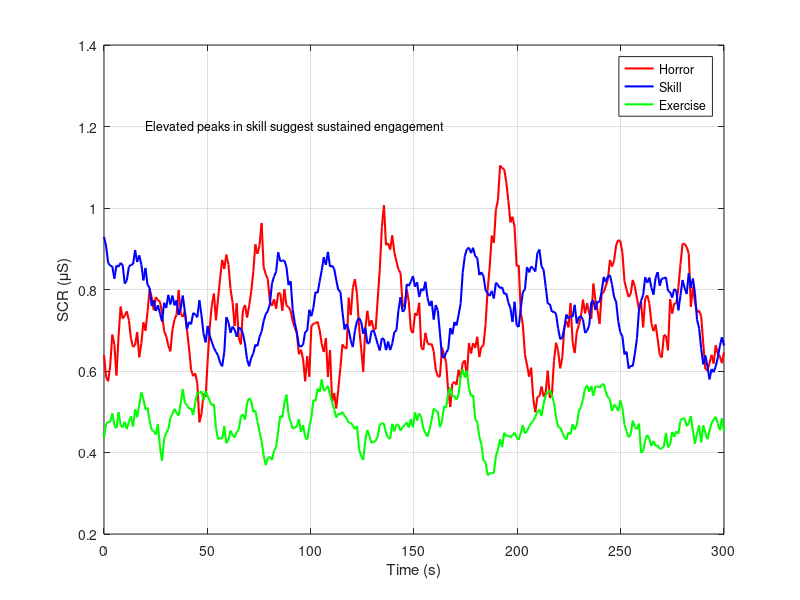

MATLAB code for this plot:
clear; clc;

% Simulated time axis (in seconds, 5 minutes = 300s)
t = linspace(0, 300, 300);  % 1 Hz sampling for simplicity

% Simulated SCR data per genre (Mean ± variability)
scr_horror = 0.7 + 0.1*sin(2*pi*t/60) + 0.3*randn(size(t));
scr_skill  = 0.75 + 0.05*sin(2*pi*t/80) + 0.2*randn(size(t));
scr_exer   = 0.5 + 0.03*sin(2*pi*t/50) + 0.15*randn(size(t));

% Apply moving average to smooth signals
windowSize = 10;
scr_horror_smooth = movmean(scr_horror, windowSize);
scr_skill_smooth  = movmean(scr_skill, windowSize);
scr_exer_smooth   = movmean(scr_exer, windowSize);

% Plot
figure;
plot(t, scr_horror_smooth, 'r', 'LineWidth', 1.5); hold on;
plot(t, scr_skill_smooth, 'b', 'LineWidth', 1.5);
plot(t, scr_exer_smooth, 'g', 'LineWidth', 1.5);
xlabel('Time (s)');
ylabel('SCR (\muS)');
%title('SCR Peak Dynamics Across VR Game Genres');
legend('Horror', 'Skill', 'Exercise', 'Location', 'northeast');
grid on;

% Scientific annotation
text(20, 1.2, 'Elevated peaks in skill suggest sustained engagement', 'FontSize', 9);
